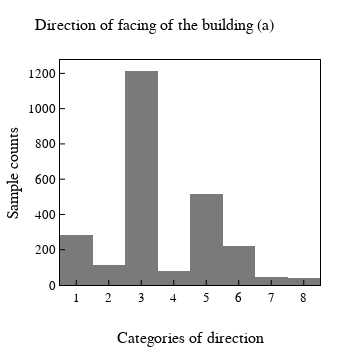

The cell this chart's notebook holds for it:
### Code cell
# Check distribution of cat_hus_dir_fce.
# Example plotting for coursework.
fig_tmp = px.histogram(
    df_raw_hh, 
    x= "cat_hus_dir_fce",
    color_discrete_sequence= ["#7a7a7a"]
)

fig_tmp.update_layout(
    title= "Direction of facing of the building (a)",
    xaxis_title= "Categories of direction",
    yaxis_title= "Sample counts",    
    xaxis_dtick= 1,
    width= 350,
    height= 350,
    template= eda_tempelete_01_white,    
)

fig_tmp.show()

### Figure 1 — Plotly figure (JSON) as saved in the notebook; plotly's stock layout.template omitted (floating-point values rounded to 4 significant figures; data arrays with more than 128 entries replaced by an {"elided": "..."} marker saying what was removed)
{"data": [{"alignmentgroup": "True", "bingroup": "x", "hovertemplate": "cat_hus_dir_fce=%{x}<br>count=%{y}<extra></extra>", "legendgroup": "", "marker": {"color": "#7a7a7a", "pattern": {"shape": ""}}, "name": "", "offsetgroup": "", "orientation": "v", "showlegend": false, "type": "histogram", "x": {"elided": "2505 int values"}, "xaxis": "x", "yaxis": "y"}], "layout": {"barmode": "relative", "height": 350, "legend": {"tracegroupgap": 0}, "margin": {"t": 60}, "title": {"text": "Direction of facing of the building (a)"}, "width": 350, "xaxis": {"anchor": "y", "domain": [0, 1], "dtick": 1, "title": {"text": "Categories of direction"}}, "yaxis": {"anchor": "x", "domain": [0, 1], "title": {"text": "Sample counts"}}}}
